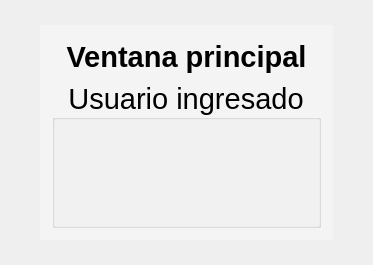
<?xml version="1.0" encoding="UTF-8"?>
<ui version="4.0">
 <class>MainWindow</class>
 <widget class="QMainWindow" name="MainWindow">
  <property name="geometry">
   <rect>
    <x>0</x>
    <y>0</y>
    <width>357</width>
    <height>226</height>
   </rect>
  </property>
  <property name="font">
   <font>
    <pointsize>36</pointsize>
   </font>
  </property>
  <property name="windowTitle">
   <string>MainWindow</string>
  </property>
  <property name="windowIcon">
   <iconset theme="QIcon::ThemeIcon::DocumentNew"/>
  </property>
  <property name="windowOpacity">
   <double>0.970000000000000</double>
  </property>
  <property name="styleSheet">
   <string notr="true">#MainWindow{
	image: url(:/imagenes/fondo_main.jpg) 0 0 0 0 stretch stretch ;
}</string>
  </property>
  <widget class="QWidget" name="centralwidget">
   <layout class="QVBoxLayout" name="verticalLayout_3">
    <property name="leftMargin">
     <number>40</number>
    </property>
    <property name="topMargin">
     <number>25</number>
    </property>
    <property name="rightMargin">
     <number>40</number>
    </property>
    <property name="bottomMargin">
     <number>25</number>
    </property>
    <item>
     <widget class="QGroupBox" name="groupBoxMain">
      <property name="autoFillBackground">
       <bool>false</bool>
      </property>
      <property name="styleSheet">
       <string notr="true">#groupBoxMain{
	border: none;
	background-color: rgba(255, 255, 255, 80);
}</string>
      </property>
      <property name="title">
       <string/>
      </property>
      <property name="flat">
       <bool>false</bool>
      </property>
      <property name="checkable">
       <bool>false</bool>
      </property>
      <layout class="QVBoxLayout" name="verticalLayout_2">
       <item>
        <widget class="QLabel" name="label">
         <property name="sizePolicy">
          <sizepolicy hsizetype="Expanding" vsizetype="Preferred">
           <horstretch>0</horstretch>
           <verstretch>0</verstretch>
          </sizepolicy>
         </property>
         <property name="font">
          <font>
           <pointsize>22</pointsize>
           <bold>true</bold>
          </font>
         </property>
         <property name="styleSheet">
          <string notr="true"/>
         </property>
         <property name="text">
          <string>Ventana principal</string>
         </property>
         <property name="alignment">
          <set>Qt::AlignmentFlag::AlignCenter</set>
         </property>
        </widget>
       </item>
       <item>
        <widget class="QGroupBox" name="groupBox">
         <property name="font">
          <font>
           <pointsize>22</pointsize>
          </font>
         </property>
         <property name="styleSheet">
          <string notr="true"/>
         </property>
         <property name="title">
          <string>Usuario ingresado</string>
         </property>
         <property name="alignment">
          <set>Qt::AlignmentFlag::AlignCenter</set>
         </property>
         <layout class="QVBoxLayout" name="verticalLayout">
          <item>
           <widget class="QLabel" name="labelUsuario">
            <property name="font">
             <font>
              <family>Swis721 BlkOul BT</family>
              <pointsize>48</pointsize>
              <bold>true</bold>
             </font>
            </property>
            <property name="styleSheet">
             <string notr="true"/>
            </property>
            <property name="text">
             <string/>
            </property>
            <property name="alignment">
             <set>Qt::AlignmentFlag::AlignCenter</set>
            </property>
           </widget>
          </item>
         </layout>
        </widget>
       </item>
      </layout>
     </widget>
    </item>
   </layout>
  </widget>
 </widget>
 <resources/>
 <connections/>
</ui>
